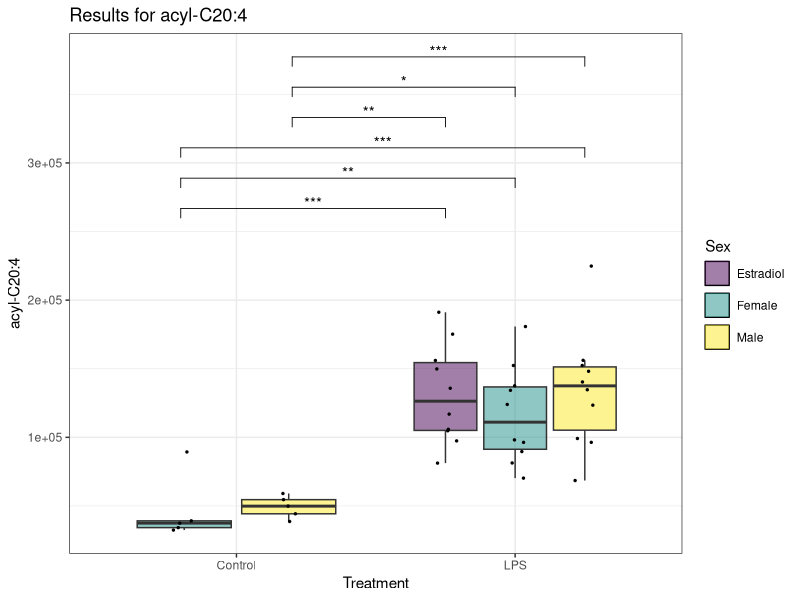
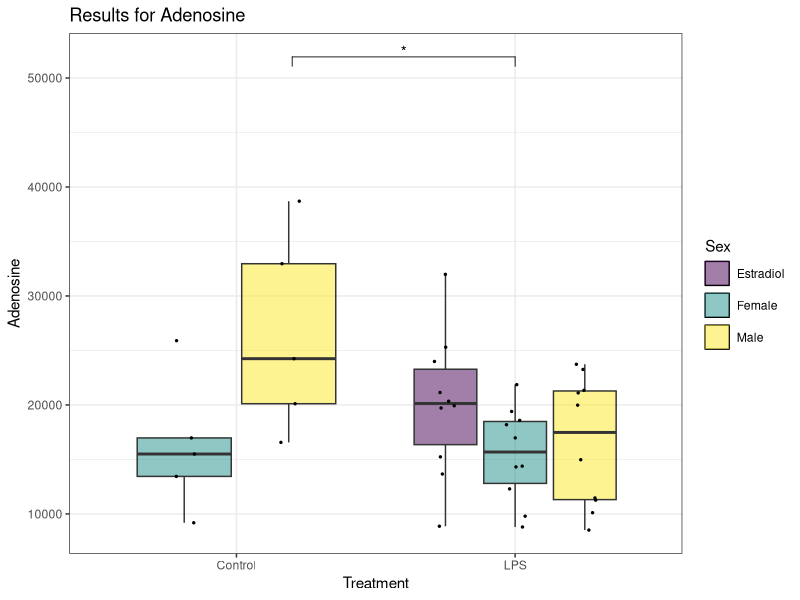
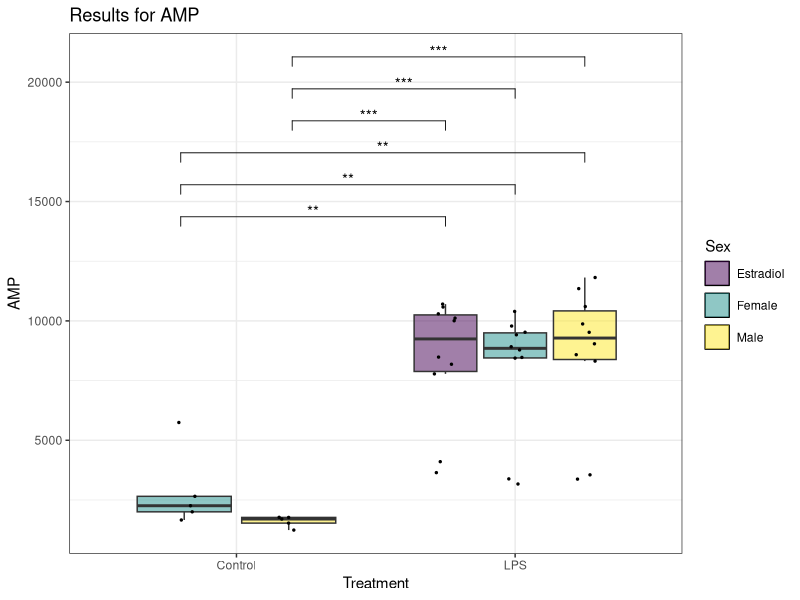
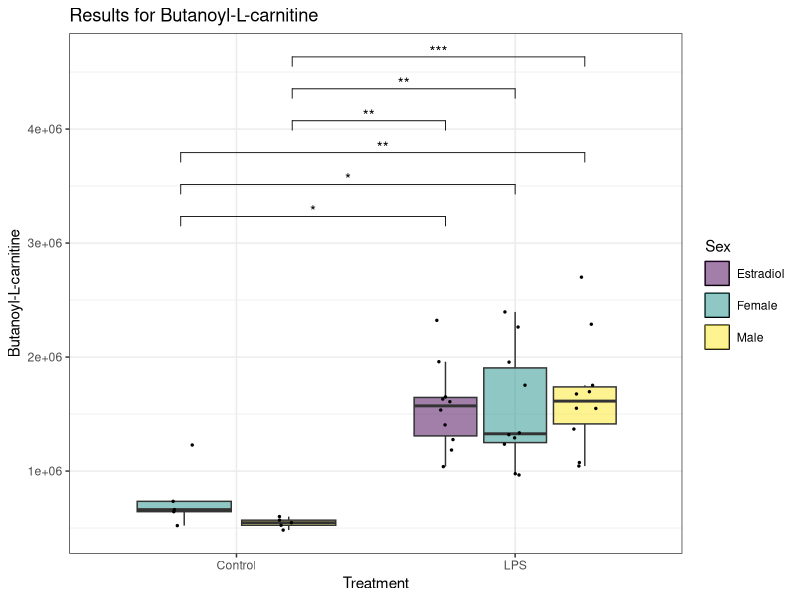
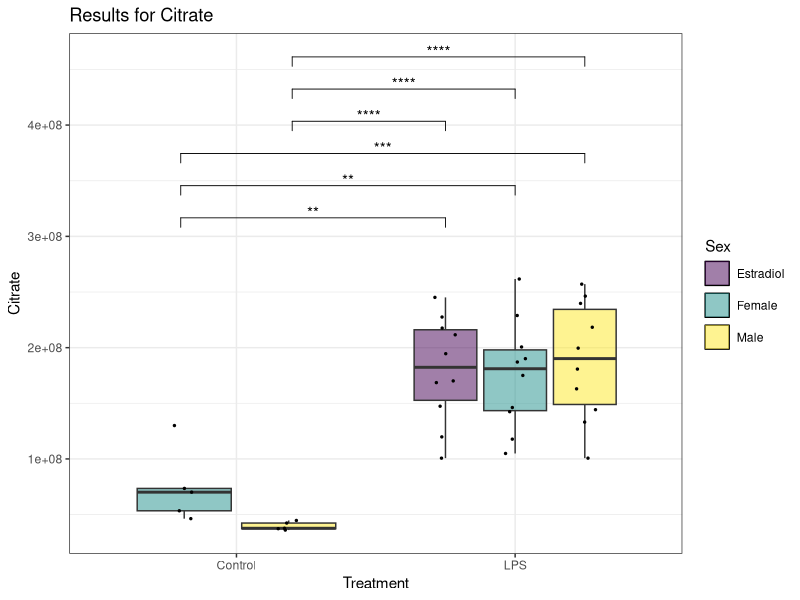
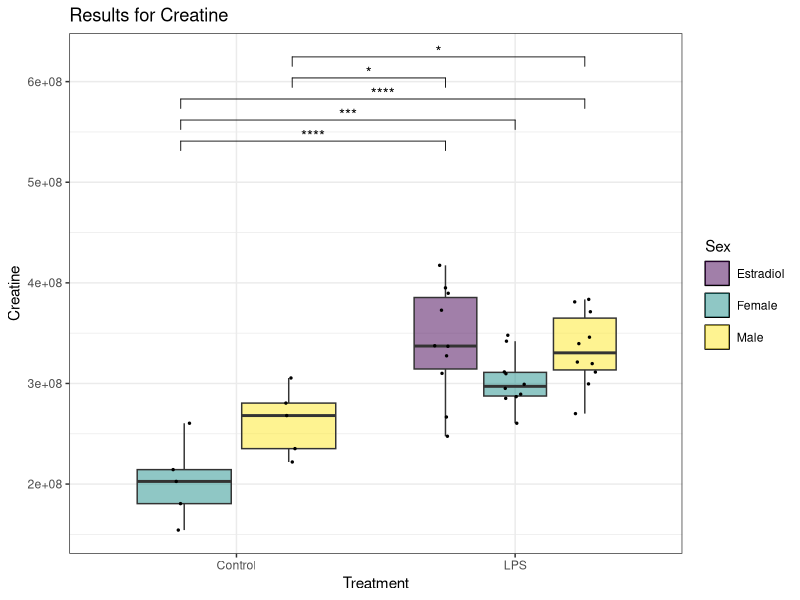
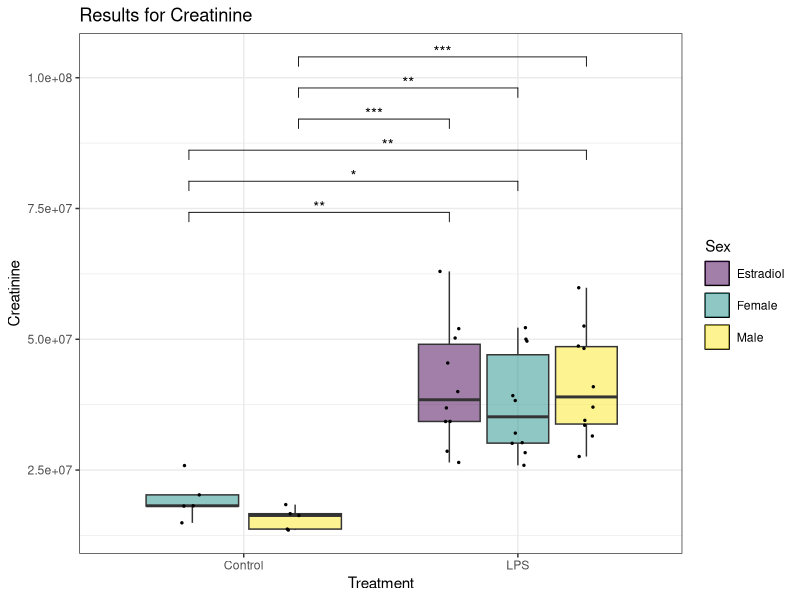
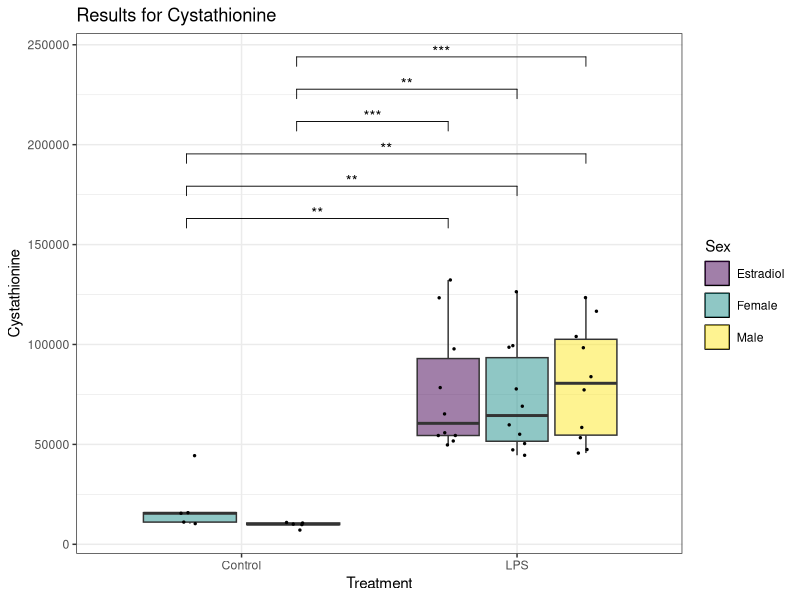

Write the R code that produced these figures, in order. (Note: this script raises an error after producing the figures.)
# Load necessary libraries
if(!require(readxl)) install.packages("readxl", dependencies=TRUE)
if(!require(dplyr)) install.packages("dplyr", dependencies=TRUE)
if(!require(ggplot2)) install.packages("ggplot2", dependencies=TRUE)
if(!require(viridis)) install.packages("viridis", dependencies=TRUE)
if(!require(rstatix)) install.packages("rstatix", dependencies=TRUE)
if(!require(tidyr)) install.packages("tidyr", dependencies=TRUE)
if(!require(ggpubr)) install.packages("ggpubr", dependencies=TRUE)


library(readxl)
library(dplyr)
library(ggplot2)
library(viridis)
library(rstatix)
library(tidyr)
library(ggpubr)

#Set your working directory
setwd("~/R/SepticShock")

# Read the original data from the first sheet "Clinical Data" to get the original column names
original_data <- read_excel("SepticShockDataR.xlsx", sheet = "Metabolite Data")

# Create a mapping of original names to modified names
original_names <- names(original_data)[-1:-5]
modified_names <- make.names(original_names)
name_mapping <- setNames(original_names, modified_names)

# Read the data and rename columns
data <- original_data %>%
  rename_all(make.names)

# Filter to retain only rows where timepoint == 6
data <- data %>%
  filter(Timepoint == 6)

# Convert to tidy format
tidy_data<-data %>% 
  pivot_longer(cols = L.alanine:X.5Z.8Z.11Z.14Z.17Z..Icosapentaenoic.acid, names_to = "Observation", values_to = "Values") %>%
  mutate("Sex:Treatment" = paste0(Sex, ":", Treatment)) %>%
  drop_na(Values)

tidy_data$`Sex:Treatment` <- factor(tidy_data$`Sex:Treatment`, 
                                    levels = c("Female:Control", 
                                               "Male:Control", 
                                               "Estradiol:LPS", 
                                               "Female:LPS", 
                                               "Male:LPS"))
tidy_data$Patient.ID <- factor(tidy_data$Patient.ID)
tidy_data$Species <- factor(tidy_data$Species)
tidy_data$Sex <- factor(tidy_data$Sex)
tidy_data$Treatment <- factor(tidy_data$Treatment)
tidy_data$Observation <- factor(tidy_data$Observation)

# Perform Tukey's HSD test
tidy_tukey<-tidy_data %>% 
  group_by(Observation) %>% 
  tukey_hsd(Values ~ Sex * Treatment) %>%
  ungroup()

write.csv(tidy_tukey, "SSD_Metabolite6hr_TukeyHSD.csv", row.names = FALSE) 

tidy_tukey<-tidy_tukey %>%
  filter(term == "Sex:Treatment")

# Filter to retain sets where at least one p-value is less than 0.05
sig_observations <- tidy_tukey %>%
  group_by(Observation) %>%
  filter(any(p.adj < 0.05)) %>%
  ungroup()

# Extract unique names of significant observations
sig_observations <- sig_observations %>%
  distinct(Observation)

write.csv(sig_observations, "SSD_Metabolite6hr_Sig_Observations.csv", row.names = FALSE)

############
for (observation in sig_observations$Observation) {
  original_observation <- name_mapping[[observation]]
  
  plot_data <- tidy_data %>%
    filter(Observation == observation) %>%
    dplyr::select(Sex, Treatment, 'Sex:Treatment', Values)
  plot_tukey <- tidy_tukey %>%
    filter(Observation == observation) %>%
    filter(p.adj.signif != 'ns') %>%
    add_y_position(test = ., 
                   data = plot_data, 
                   formula = Values ~ Sex:Treatment, 
                   fun = "max", 
                   scales = "fixed", 
                   step.increase = 0.12) %>%
    add_x_position(test = ., x = 'Sex:Treatment')
  
  plot_tukey <- mutate(plot_tukey, xmin = case_when(xmin == 1 ~ 0.8,
                                                    xmin == 2 ~ 1.2,
                                                    xmin == 3 ~ 1.75,
                                                    xmin == 4 ~ 2))
  plot_tukey <- mutate(plot_tukey, xmax = case_when(xmax == 2 ~ 1.2,
                                                    xmax == 3 ~ 1.75,
                                                    xmax == 4 ~ 2,
                                                    xmax == 5 ~ 2.25))
  
  p <- ggplot(plot_data, 
              aes(x = Treatment, y = !!rlang::sym("Values"))) +
    geom_boxplot(outlier.shape = NA, 
                 aes(fill = Sex), 
                 key_glyph = draw_key_rect) +  # Remove outliers from boxplot to avoid duplication with jitter
    geom_point(aes(fill = Sex), 
               size = 0.5, 
               position=position_jitterdodge(jitter.width = 0.2), 
               show.legend = F) +
    labs(title = paste("Results for", original_observation),
         y = original_observation) +
    stat_pvalue_manual(plot_tukey, 
                       label = "p.adj.signif", 
                       y.position = "y.position", 
                       xmin = "xmin", 
                       xmax = "xmax", 
                       hide.ns = TRUE, 
                       tip.length = 0.02, 
                       bracket.nudge.y = 0) +
    scale_fill_viridis(discrete = TRUE, 
                       alpha = 0.5, 
                       option="viridis") + 
    theme_bw() +
    theme(legend.key = element_rect(color = "black"), 
          legend.key.spacing.y = unit(0.2, "cm"))
  
  print(p)
  
  # Save each plot as a PNG file
  ggsave(filename = paste0(observation, 
                           "_6hr.png"),
         path = '~/R/SepticShock/Plots/Metabolite/6hr',
         plot = p, 
         width = 8, 
         height = 6)
}
